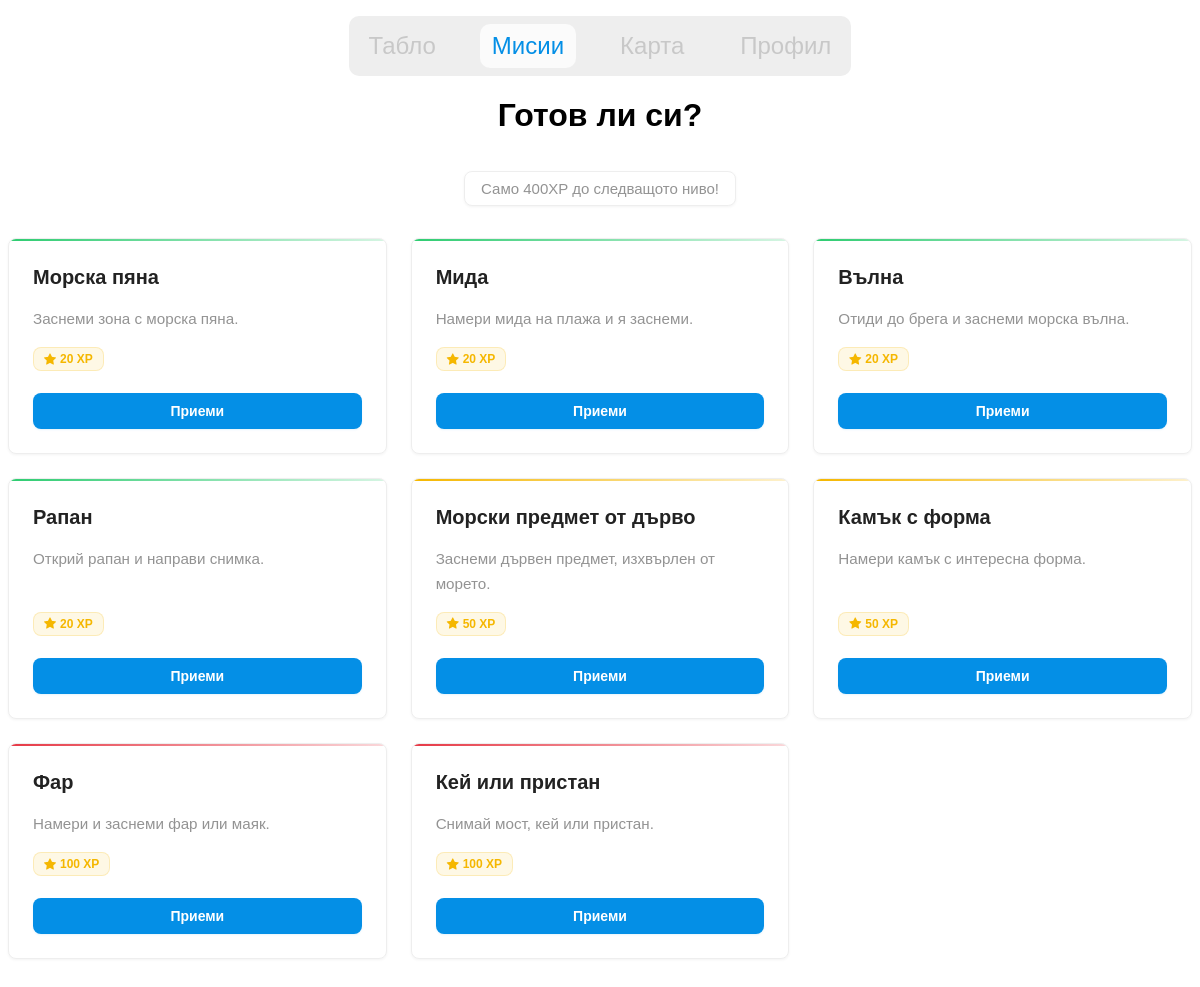
Page /tasks/ (signed in) on the earlier database version.
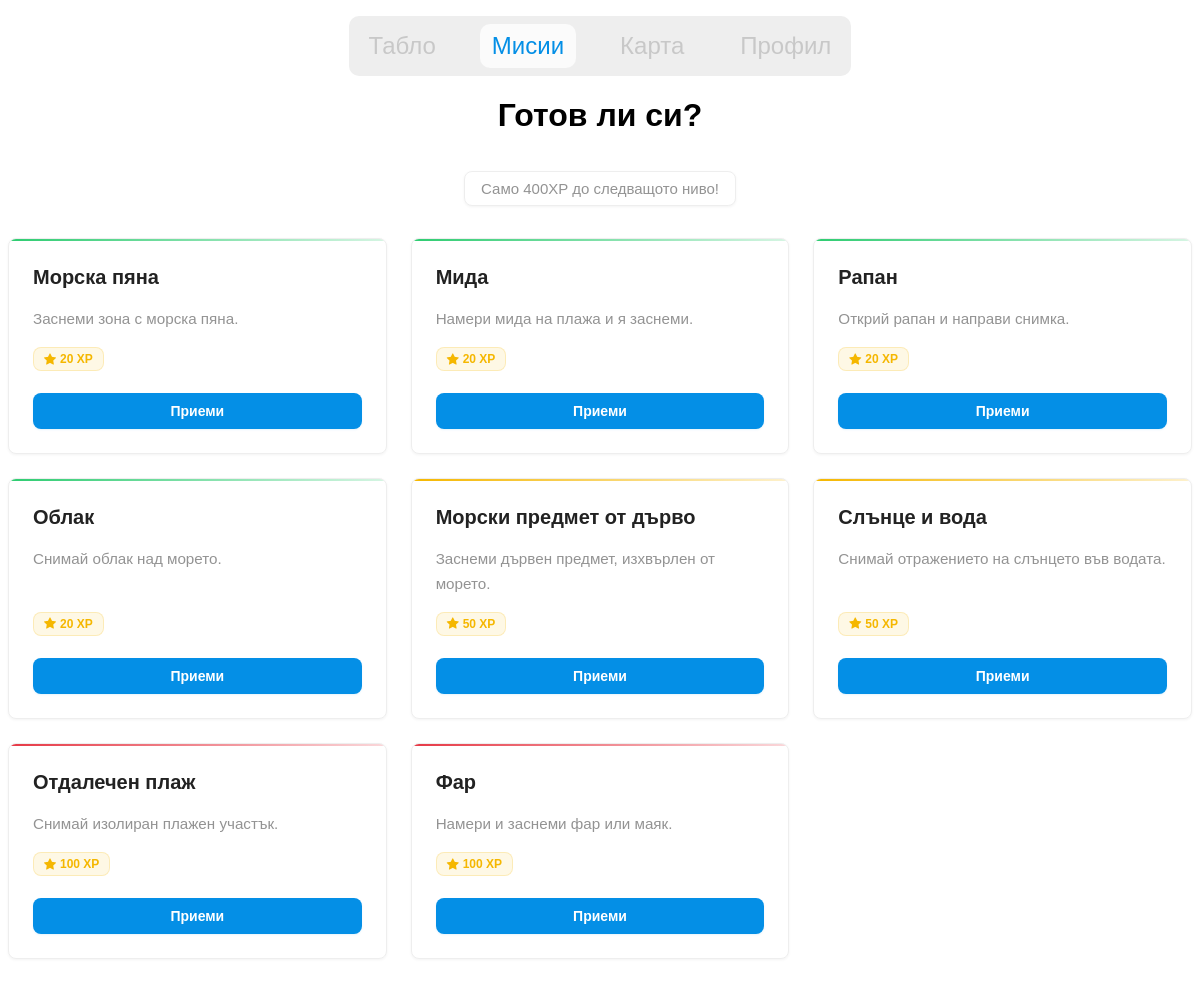
Same page on the later database version.
### beaches/models.py (models this page shows, shortened)
class Task(models.Model):
    DIFFICULTY_CHOICES = [
        ('easy', 'Лесно'),
        ('medium', 'Средно'),
        ('hard', 'Трудно'),
    ]
    CATEGORY_CHOICES = [
        ('clean', 'Погрижи се природата'),
        ('photo', 'Снимай'),
        ('observe', 'Научи за фауната'),
    ]
    title = models.CharField(max_length=200, default="Task")
    description = models.TextField(max_length=100, null=True)
    user_desc = models.TextField(max_length=1000, null=True)
    difficulty = models.CharField(max_length=10, choices=DIFFICULTY_CHOICES, default="easy")
    category = models.CharField(max_length=20, choices=CATEGORY_CHOICES, default="photo")
    date_assigned = models.DateField(null=True, blank=True)
    reward = models.PositiveIntegerField(default=10)
    is_daily = models.BooleanField(default=False)
    icon = models.CharField(null=True, blank=True, default="bi bi-bullseye")

### beaches/views.py (the view)
# urls.py: path("tasks/", views.tasks_view, name="tasks"),
@login_required
def tasks_view(request):
    profile = models.UserProfile.objects.get(user=request.user)
    all_tasks = models.Task.objects.all()
    accepted_tasks = models.AcceptedTask.objects.filter(
        user_profile=profile, status='accepted'
    )
    completed_tasks = models.AcceptedTask.objects.filter(
        user_profile=profile, status='completed'
    )
    xp_to_next_level = profile.xp_for_next_level - profile.xp
    context = {
        "tasks": all_tasks,
        "accepted_ids": list(accepted_tasks.values_list("task_id", flat=True)),
        "completed_ids": list(completed_tasks.values_list("task_id", flat=True)),
        "xp_to_next_level": xp_to_next_level,
        "current_xp": profile.xp,
        "current_level": profile.level,
        "xp_next": profile.xp_for_next_level,
    }
    return render(request, "app/gamification/tasks.html", context)

### beaches/models.py (called while the page is built)
    @property
    def level(self):
        return max(1, int(0.1 * math.sqrt(self.xp)))

    @property
    def xp_for_next_level(self):
        next_level = self.level + 1
        return int((next_level / 0.1) ** 2)

### beaches/templates/app/gamification/tasks.html (shortened to what this page needs)
{% load static %}
{% load widget_tweaks %}
<!DOCTYPE html>
<html lang="en">
<head>
    <link rel="stylesheet" href="{% static 'alert.css' %}">
    <link rel="stylesheet" href="{% static 'nav.css' %}">
    <link rel="stylesheet" href="{% static 'tasks.css' %}?v={{timestamp}}">
    <link rel="stylesheet" href="https://cdn.jsdelivr.net/npm/bootstrap-icons@1.13.1/font/bootstrap-icons.min.css">
</head>
<body>
    {% include 'app/components/navbar.html' %}
    <center><h1>Готов ли си?</h1></center>
    <p class="xp-next">Само {{ xp_next }}XP до следващото ниво!</p>
    <div class="task-wrapper">
        {% for task in tasks %}
           <div class="task
                {% if task.difficulty %} {{ task.difficulty }}{% endif %}
            ">
                <h2 class="task-title">{{ task.title }}</h2>
                <p class="task-desc">{{ task.user_desc }}</p>
                <p class="task-reward"><i class="bi bi-star-fill"></i> {{ task.reward }} XP</p>
                {% if task.id in completed_ids %}
                    <p class="text-green"><i class="bi bi-check-lg"></i> Изпълнено</p>
                {% else %}
                    <form action="{% url 'accept_task' task.id %}" method="POST" class="mt-3">
                        <button class="btn-primary">Приеми</button>
                    </form>
                {% endif %}
            </div>
        {% empty %}
            <p>Нямате мисии...</p>
        {% endfor %}
    </div>
</body>
</html>

Differences in the rows shown:
removed Task: title "Вълна", user_desc "Отиди до брега и заснеми морска вълна.", reward "20", shows "Приеми"
removed Task: title "Камък с форма", user_desc "Намери камък с интересна форма.", reward "50", shows "Приеми"
removed Task: title "Кей или пристан", user_desc "Снимай мост, кей или пристан.", reward "100", shows "Приеми"
added Task: title "Облак", user_desc "Снимай облак над морето.", reward "20", shows "Приеми"
added Task: title "Слънце и вода", user_desc "Снимай отражението на слънцето във водата.", reward "50", shows "Приеми"
added Task: title "Отдалечен плаж", user_desc "Снимай изолиран плажен участък.", reward "100", shows "Приеми"
